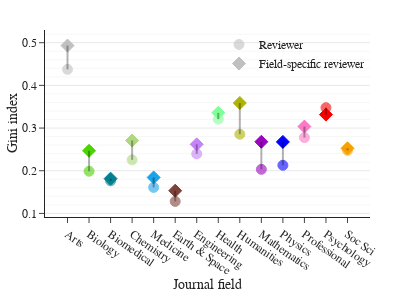

Notebook source saved alongside this figure:
### Code cell
# gini single plot

df = pd.read_csv(os.path.join(root, r"reviewer_stat/d2_group_gini.csv"))
                                                                
# another df
def p2f(x):
    return float(x.strip('%'))/100

color_dict, order = get_palette(attr="disc")
df["color"] = df["d2"].map(color_dict)

# draw figure
fig = go.Figure()

fig.add_trace(go.Scatter(x=df["d2"],
                         y=df["reviewer"],
                         name="Reviewer",
                         mode="markers",
                         marker=dict(color=df["color"],
                                     symbol="circle",
                                     size=10,
                                     opacity=0.6,
                                     line=dict(width=1,
                                               color=df["color"]),

                                     )
                         ),
              )

fig.add_trace(go.Scatter(x=df["d2"],
                         y=df["exclusive reviewer"],
                         name="Field-specific reviewer",
                         mode="markers",
                         opacity=1,
                         marker=dict(color=df["color"],
                                     symbol="diamond",
                                     size=10,
                                     line=dict(width=1,
                                               color=df["color"]),
                                     )
                         ),
              )

for i, row in df.iterrows():
    fig.add_shape(type="line",
                  xref="x", yref="y",
                  x0=row["d2"], y0=row["reviewer"], x1=row["d2"], y1=row["exclusive reviewer"],
                  line=dict(color="black",
                            width=2,
                            ),
                  )
    
fig.update_layout(height=300,
                  width=400,
                  template="simple_white",
                  font=dict(family="Arial"),
                  legend=dict(yanchor="top",
                              y=1,
                              xanchor="right",
                              x=1,
                              bgcolor='rgba(0,0,0,0)'),
                  margin=dict(l=30, r=30, t=30, b=30),
                  )

fig.update_xaxes(categoryorder="array",
                 categoryarray=order,
                 tickvals=order,
                 ticktext=field_xticks,
                 tickangle=35,
                 showgrid=False,
                 title=dict(text="Journal field",
                            standoff=0,),
                 )

fig.update_yaxes(showgrid=True,
                 minor=dict(nticks=5,
                            showgrid=True),
                 title=dict(text="Gini index",
                            standoff=0.0),
                 )

fig.show()
fig.write_image(os.path.join(graph_root, "gini_disc.pdf"))

### Figure 1 — Plotly figure (JSON) as saved in the notebook; plotly's stock layout.template omitted (floating-point values rounded to 4 significant figures)
{"data": [{"marker": {"color": ["#C0C0C0", "#4CD300", "#008090", "#aed780", "#1AA3E8", "#7d4239", "#c683f8", "#7fff97", "#aeb404", "#9A05BF", "#0000ff", "#fc79c7", "#F70000", "#F7A000"], "line": {"color": ["#C0C0C0", "#4CD300", "#008090", "#aed780", "#1AA3E8", "#7d4239", "#c683f8", "#7fff97", "#aeb404", "#9A05BF", "#0000ff", "#fc79c7", "#F70000", "#F7A000"], "width": 1}, "opacity": 0.6, "size": 10, "symbol": "circle"}, "mode": "markers", "name": "Reviewer", "type": "scatter", "x": ["Arts", "Biology", "Biomedical Research", "Chemistry", "Clinical Medicine", "Earth and Space", "Engineering and Technology", "Health", "Humanities", "Mathematics", "Physics", "Professional Fields", "Psychology", "Social Sciences"], "y": [0.4376, 0.1989, 0.1763, 0.2255, 0.161, 0.1282, 0.2395, 0.3211, 0.2855, 0.2033, 0.2128, 0.2776, 0.3478, 0.2478]}, {"marker": {"color": ["#C0C0C0", "#4CD300", "#008090", "#aed780", "#1AA3E8", "#7d4239", "#c683f8", "#7fff97", "#aeb404", "#9A05BF", "#0000ff", "#fc79c7", "#F70000", "#F7A000"], "line": {"color": ["#C0C0C0", "#4CD300", "#008090", "#aed780", "#1AA3E8", "#7d4239", "#c683f8", "#7fff97", "#aeb404", "#9A05BF", "#0000ff", "#fc79c7", "#F70000", "#F7A000"], "width": 1}, "size": 10, "symbol": "diamond"}, "mode": "markers", "name": "Field-specific reviewer", "opacity": 1, "type": "scatter", "x": ["Arts", "Biology", "Biomedical Research", "Chemistry", "Clinical Medicine", "Earth and Space", "Engineering and Technology", "Health", "Humanities", "Mathematics", "Physics", "Professional Fields", "Psychology", "Social Sciences"], "y": [0.4932, 0.2467, 0.1815, 0.2708, 0.1842, 0.1532, 0.2618, 0.3357, 0.3587, 0.2679, 0.2676, 0.3035, 0.3315, 0.2524]}], "layout": {"font": {"family": "Arial"}, "height": 300, "legend": {"bgcolor": "rgba(0,0,0,0)", "x": 1, "xanchor": "right", "y": 1, "yanchor": "top"}, "margin": {"b": 30, "l": 30, "r": 30, "t": 30}, "shapes": [{"line": {"color": "black", "width": 2}, "type": "line", "x0": "Arts", "x1": "Arts", "xref": "x", "y0": 0.4376, "y1": 0.4932, "yref": "y"}, {"line": {"color": "black", "width": 2}, "type": "line", "x0": "Biology", "x1": "Biology", "xref": "x", "y0": 0.1989, "y1": 0.2467, "yref": "y"}, {"line": {"color": "black", "width": 2}, "type": "line", "x0": "Biomedical Research", "x1": "Biomedical Research", "xref": "x", "y0": 0.1763, "y1": 0.1815, "yref": "y"}, {"line": {"color": "black", "width": 2}, "type": "line", "x0": "Chemistry", "x1": "Chemistry", "xref": "x", "y0": 0.2255, "y1": 0.2708, "yref": "y"}, {"line": {"color": "black", "width": 2}, "type": "line", "x0": "Clinical Medicine", "x1": "Clinical Medicine", "xref": "x", "y0": 0.161, "y1": 0.1842, "yref": "y"}, {"line": {"color": "black", "width": 2}, "type": "line", "x0": "Earth and Space", "x1": "Earth and Space", "xref": "x", "y0": 0.1282, "y1": 0.1532, "yref": "y"}, {"line": {"color": "black", "width": 2}, "type": "line", "x0": "Engineering and Technology", "x1": "Engineering and Technology", "xref": "x", "y0": 0.2395, "y1": 0.2618, "yref": "y"}, {"line": {"color": "black", "width": 2}, "type": "line", "x0": "Health", "x1": "Health", "xref": "x", "y0": 0.3211, "y1": 0.3357, "yref": "y"}, {"line": {"color": "black", "width": 2}, "type": "line", "x0": "Humanities", "x1": "Humanities", "xref": "x", "y0": 0.2855, "y1": 0.3587, "yref": "y"}, {"line": {"color": "black", "width": 2}, "type": "line", "x0": "Mathematics", "x1": "Mathematics", "xref": "x", "y0": 0.2033, "y1": 0.2679, "yref": "y"}, {"line": {"color": "black", "width": 2}, "type": "line", "x0": "Physics", "x1": "Physics", "xref": "x", "y0": 0.2128, "y1": 0.2676, "yref": "y"}, {"line": {"color": "black", "width": 2}, "type": "line", "x0": "Professional Fields", "x1": "Professional Fields", "xref": "x", "y0": 0.2776, "y1": 0.3035, "yref": "y"}, {"line": {"color": "black", "width": 2}, "type": "line", "x0": "Psychology", "x1": "Psychology", "xref": "x", "y0": 0.3478, "y1": 0.3315, "yref": "y"}, {"line": {"color": "black", "width": 2}, "type": "line", "x0": "Social Sciences", "x1": "Social Sciences", "xref": "x", "y0": 0.2478, "y1": 0.2524, "yref": "y"}], "width": 400, "xaxis": {"categoryarray": ["Arts", "Biology", "Biomedical Research", "Chemistry", "Clinical Medicine", "Earth and Space", "Engineering and Technology", "Health", "Humanities", "Mathematics", "Physics", "Professional Fields", "Psychology", "Social Sciences"], "categoryorder": "array", "showgrid": false, "tickangle": 35, "ticktext": ["Arts", "Biology", "Biomedical", "Chemistry", "Medicine", "Earth & Space", "Engineering", "Health", "Humanities", "Mathematics", "Physics", "Professional", "Psychology", "Soc Sci"], "tickvals": ["Arts", "Biology", "Biomedical Research", "Chemistry", "Clinical Medicine", "Earth and Space", "Engineering and Technology", "Health", "Humanities", "Mathematics", "Physics", "Professional Fields", "Psychology", "Social Sciences"], "title": {"standoff": 0, "text": "Journal field"}}, "yaxis": {"minor": {"nticks": 5, "showgrid": true}, "showgrid": true, "title": {"standoff": 0, "text": "Gini index"}}}}
